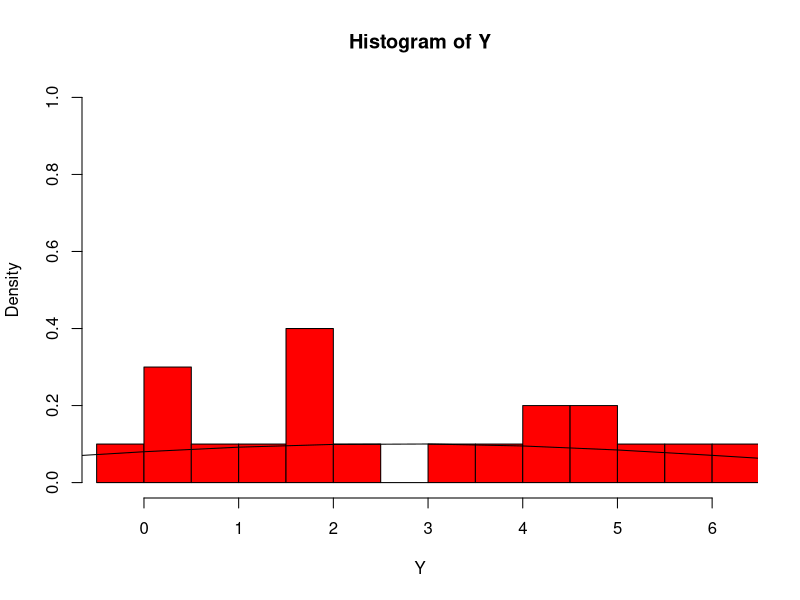
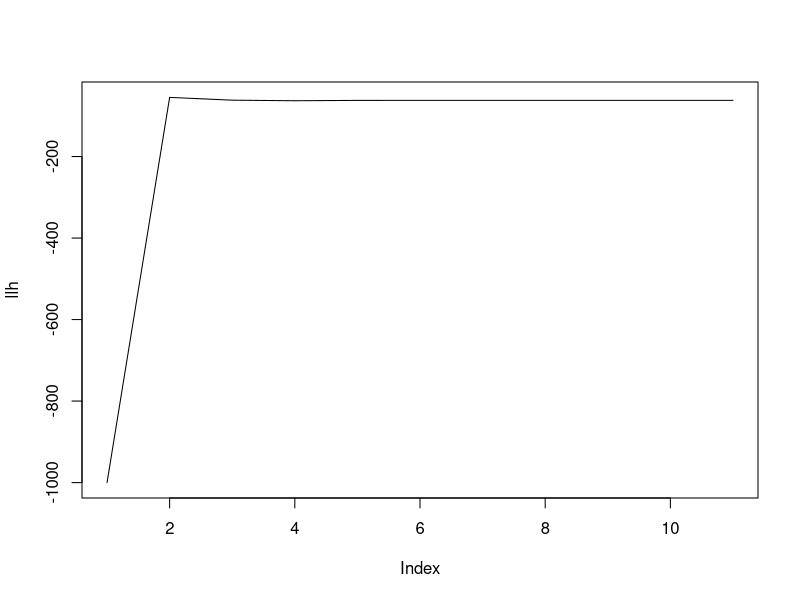

Write the R code that produced these figures, in order.
#EM algorithm

#Y1~N(mu1,var1), Y2~N(mu2,var2)
#Y~(1-delta)*Y1 + delta*Y2
mu1 <- 5
sd1 <- sqrt(0.87)
mu2 <- 1
sd2 <- sqrt(0.77)

if(0){
Y <- c()
for(i in 1:20){
	delta <- as.integer(runif(1,min=0,max=2))
	y <- (1-delta)*rnorm(1,mu1,sd1) + delta*rnorm(1,mu2,sd2)
	Y <- c(Y,y)
}
}

Y <- c(-0.39,0.12,0.94,1.67,1.76,2.44,3.72,4.28,4.92,5.53,0.06,0.48,1.01,1.68,1.80,3.25,4.12,4.60,5.28,6.22)

#EM

#initialization
param_new <- list(
	MU1 = Y[as.integer(runif(1,min=1,max=21))],
	SD1 = sqrt(var(Y)),
	MU2 = Y[as.integer(runif(1,min=1,max=21))],
	SD2 = sqrt(var(Y)),
	PI = 0.5
	)
param_old <- param_new
llh <- c(-1000)
count <- 0
flag <- 0

while(!flag){
count <- count+1

#Expectation
gamma <- rep(0,20)
for(i in 1:20){
	tmp1 <- param_old$PI*dnorm(Y[i],param_old$MU2,param_old$SD2)
	tmp2 <- (1-param_old$PI)*dnorm(Y[i],param_old$MU1,param_old$SD1) + param_old$PI*dnorm(Y[i],param_old$MU2,param_old$SD2)
	gamma[i] <- tmp1/tmp2
}

#Maximization
tmp1 <- 0
tmp2 <- 0
for(i in 1:20){
	tmp1 <- tmp1 + (1-gamma[i])*Y[i]
	tmp2 <- tmp2 + (1-gamma[i])
}
param_new$MU1 <- tmp1/tmp2

tmp1 <- 0
tmp2 <- 0
for(i in 1:20){
	tmp1 <- tmp1 + (1-gamma[i])*((Y[i]-param_old$MU1)^2)
	tmp2 <- tmp2 + (1-gamma[i])	
}
param_new$SD1 <- tmp1/tmp2

tmp1 <- 0
tmp2 <- 0
for(i in 1:20){
	tmp1 <- tmp1 + gamma[i]*Y[i]
	tmp2 <- tmp2 + gamma[i]#sum(gamma)
}
param_new$MU2 <- tmp1/tmp2

tmp1 <- 0
tmp2 <- 0
for(i in 1:20){
	tmp1 <- tmp1 + gamma[i]*((Y[i]-param_old$MU2)^2)
	tmp2 <- tmp2 + gamma[i]#sum(gamma)
}
param_new$SD2 <- tmp1/tmp2

tmp <- 0
for(i in 1:20)tmp<-tmp+gamma[i]
param_new$PI <- tmp/20

#likelihood
tmp1 <- 0
tmp2 <- 0
tmp3 <- 0
tmp4 <- 0
for(i in 1:20){
	tmp1 <- tmp1 + (1-gamma[i])*log(dnorm(Y[i],param_new$MU1,param_new$SD1))+gamma[i]*log(dnorm(Y[i],param_new$MU2,param_new$SD2))
	tmp2 <- tmp2 + (1-gamma[i])*log(1-param_new$PI)+gamma[i]*log(param_new$PI)
	#tmp3 <- tmp3 + log((1-param_new$PI)*dnorm(Y[i],param_new$MU1,param_new$SD1)+param_new$PI*dnorm(Y[i],param_new$MU2,param_new$SD2))
	#tmp4 <- tmp4 + log((1-param_new$PI)*dnorm(Y[i],param_new$MU1,param_new$SD1)+param_new$PI*dnorm(Y[i],param_new$MU2,param_new$SD2))
}
llh <- c(llh,tmp1+tmp2)
#llh <- c(llh,tmp3)
#llh <- c(llh,tmp4)

#check
diff <- llh[count+1] - llh[count]
if((diff>0&&diff<0.0001)||count==50){
	flag<-1
	}else{
		param_old <- param_new
		}

}


#plot
param <- param_old
g <- function(y,param){
	d <- (1-param$PI)*dnorm(y,param$MU1,param$SD1) + param$PI*dnorm(y,param$MU2,param$SD2)
	return(d)
}
hist(Y,breaks=14,freq=FALSE,xlim=c(min(Y),max(Y)),ylim=c(0,1),col="red")
lines(-1:10,g(-1:10,param),xlim=c(min(Y),max(Y)),ylim=c(0,1))
#lines(gamma,xlim=c(-1,10),ylim=c(0,1))

plot(llh,type="l")



